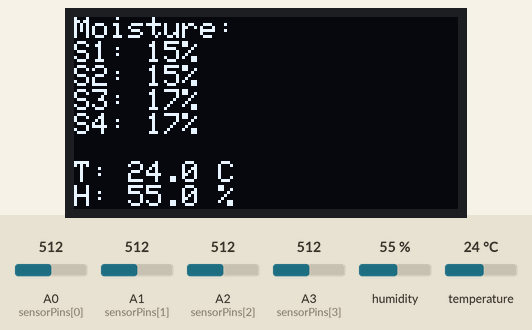
Bench run of a sketch on a simulated Arduino Uno, built with avr-gcc and run on an emulated ATmega328P. Shown: 128×64 one-colour display. The test bench sets the inputs (shaded band); at power-on: humidity 55 %, A0 (sensorPins[0]) = 512, A1 (sensorPins[1]) = 512, A2 (sensorPins[2]) = 512, A3 (sensorPins[3]) = 512, temperature 24 °C. What the sketch prints to the serial monitor is not drawn.

Above: at 1.2 s.
1.3 s: humidity set to 22 %
At 3.2 s:
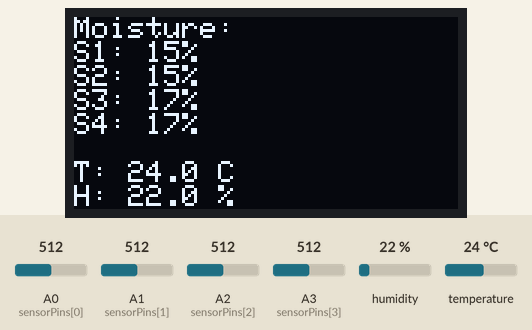
3.8 s: A0 (sensorPins[0]) set to 716
At 5.7 s:
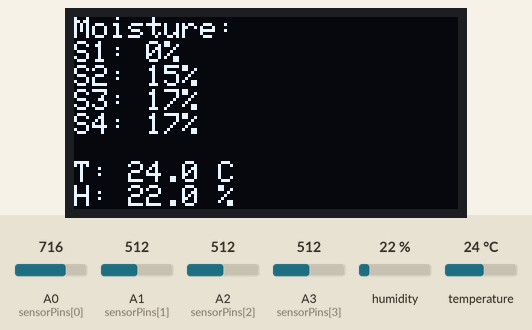
6.0 s: A1 (sensorPins[1]) set to 716
At 7.4 s:
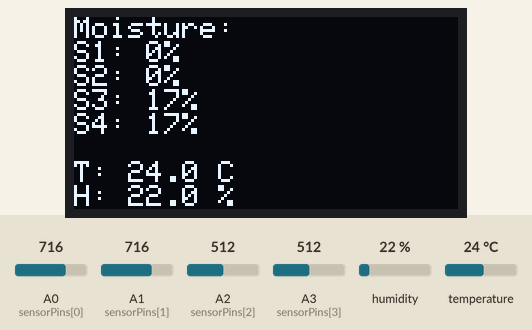
8.2 s: A2 (sensorPins[2]) set to 716
At 9.9 s:
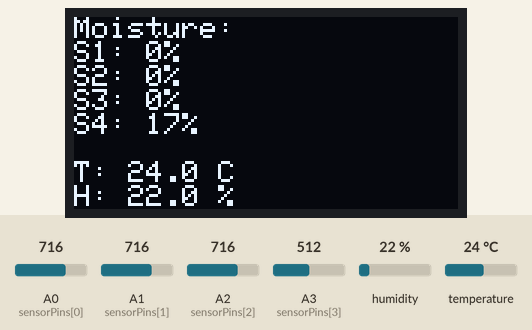
10.4 s: A3 (sensorPins[3]) set to 716
At 12.3 s:
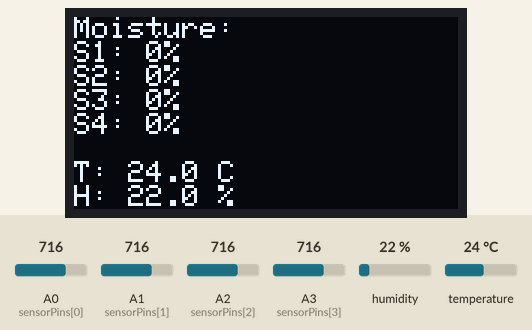
12.6 s: temperature set to 12 °C
At 14.8 s:
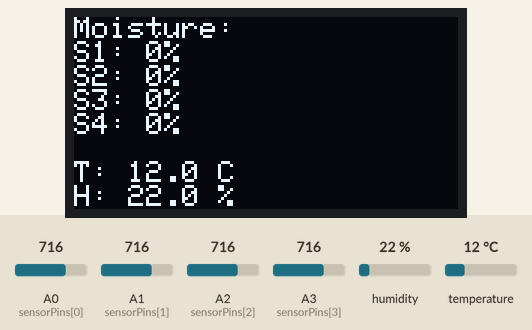
Timing chart, 0 to 15.8 s (numbered marks = the images above; inputs shaded):
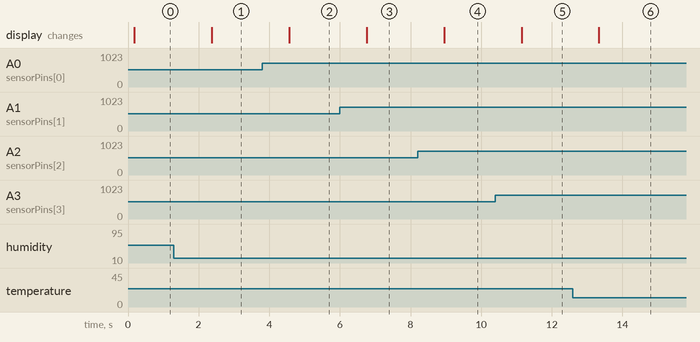

The sketch:

VcArduinoCheckoutCode.ino
```cpp
// --------------------------------------------------------
// Project: The Verdant Cell - Automation Controller
// Version: v1.0.0
// Date: 2025-08-24
// Notes: Full system checkout with calibrated moisture sensors
// --------------------------------------------------------

#include <Wire.h>         // I2C communication
#include <Adafruit_GFX.h> // Required for OLED display
#include <Adafruit_SHT31.h>
#include <Adafruit_SSD1306.h>

// -----------------------------
// Pin and Hardware Setup
// -----------------------------
int sensorPins[4] = {A0, A1, A2, A3};  // Moisture sensors

// Display setup
#define SCREEN_WIDTH 128
#define SCREEN_HEIGHT 64
Adafruit_SSD1306 display(SCREEN_WIDTH, SCREEN_HEIGHT, &Wire, -1);

// SHT31 Temperature/Humidity Sensor
Adafruit_SHT31 sht31 = Adafruit_SHT31();

// -----------------------------
// Moisture Calibration Data
// -----------------------------
int dryValues[4] = {566, 568, 575, 575};   // Dry = air
int wetValues[4] = {211, 203, 213, 209};   // Wet = water

// -----------------------------
// Functions
// -----------------------------
int getMoisturePercent(int sensorIndex, int rawValue) {
  int dry = dryValues[sensorIndex];
  int wet = wetValues[sensorIndex];
  rawValue = constrain(rawValue, wet, dry);
  return map(rawValue, dry, wet, 0, 100);
}

void initializeDisplay() {
  if (!display.begin(SSD1306_SWITCHCAPVCC, 0x3C)) {
    Serial.println("SSD1306 allocation failed");
    for (;;);
  }
  display.clearDisplay();
  display.setTextSize(1);
  display.setTextColor(SSD1306_WHITE);
  display.setCursor(0, 0);
  display.println("Display Ready");
  display.display();
}

void initializeSHT31() {
  if (!sht31.begin(0x44)) {
    Serial.println("Couldn't find SHT31 sensor!");
    while (1) delay(1);
  }
  Serial.println("SHT31 sensor ready");
}

// -----------------------------
// Setup
// -----------------------------
void setup() {
  Serial.begin(9600);
  Serial.println("Starting Full System Checkout...");

  initializeDisplay();
  initializeSHT31();
}

// -----------------------------
// Loop
// -----------------------------
void loop() {
  // Read Moisture Sensors
  Serial.println("Moisture Sensor Readings:");
  for (int i = 0; i < 4; i++) {
    int rawValue = analogRead(sensorPins[i]);
    int moisturePercent = getMoisturePercent(i, rawValue);
    Serial.print("Sensor ");
    Serial.print(i + 1);
    Serial.print(": ");
    Serial.print(moisturePercent);
    Serial.println("%");
  }

  // Read SHT31 Temperature and Humidity
  float temp = sht31.readTemperature();
  float humidity = sht31.readHumidity();
  Serial.print("Temp: ");
  Serial.print(temp);
  Serial.print(" °C | Humidity: ");
  Serial.print(humidity);
  Serial.println(" %");

  // Update OLED Display
  display.clearDisplay();
  display.setCursor(0, 0);
  display.println("Moisture:");
  for (int i = 0; i < 4; i++) {
    int rawValue = analogRead(sensorPins[i]);
    int moisturePercent = getMoisturePercent(i, rawValue);
    display.print("S");
    display.print(i + 1);
    display.print(": ");
    display.print(moisturePercent);
    display.println("%");
  }
  display.println();
  display.print("T: ");
  display.print(temp, 1);
  display.println(" C");
  display.print("H: ");
  display.print(humidity, 1);
  display.println(" %");
  display.display();

  Serial.println("-------------------------");
  delay(1000);  // Update every second
}

// --------------------------------------------------------
// Version History
// --------------------------------------------------------
/*
v1.0.0 - 2025-08-24
- Initial full system checkout build
- Calibrated moisture sensors with dry/wet values
- Integrated display and SHT31 environmental readings
*/
```

Measured:
- after the input at 1.3 s, the display: changes after 1.1 s (image 1)
- after the input at 3.8 s, the display: changes after 0.77 s (image 2)
- after the input at 6.0 s, the display: changes after 0.76 s (image 3)
- after the input at 8.2 s, the display: changes after 0.75 s (image 4)
- after the input at 10.4 s, the display: changes after 0.74 s (image 5)
- after the input at 12.6 s, the display: changes after 0.73 s (image 6)
